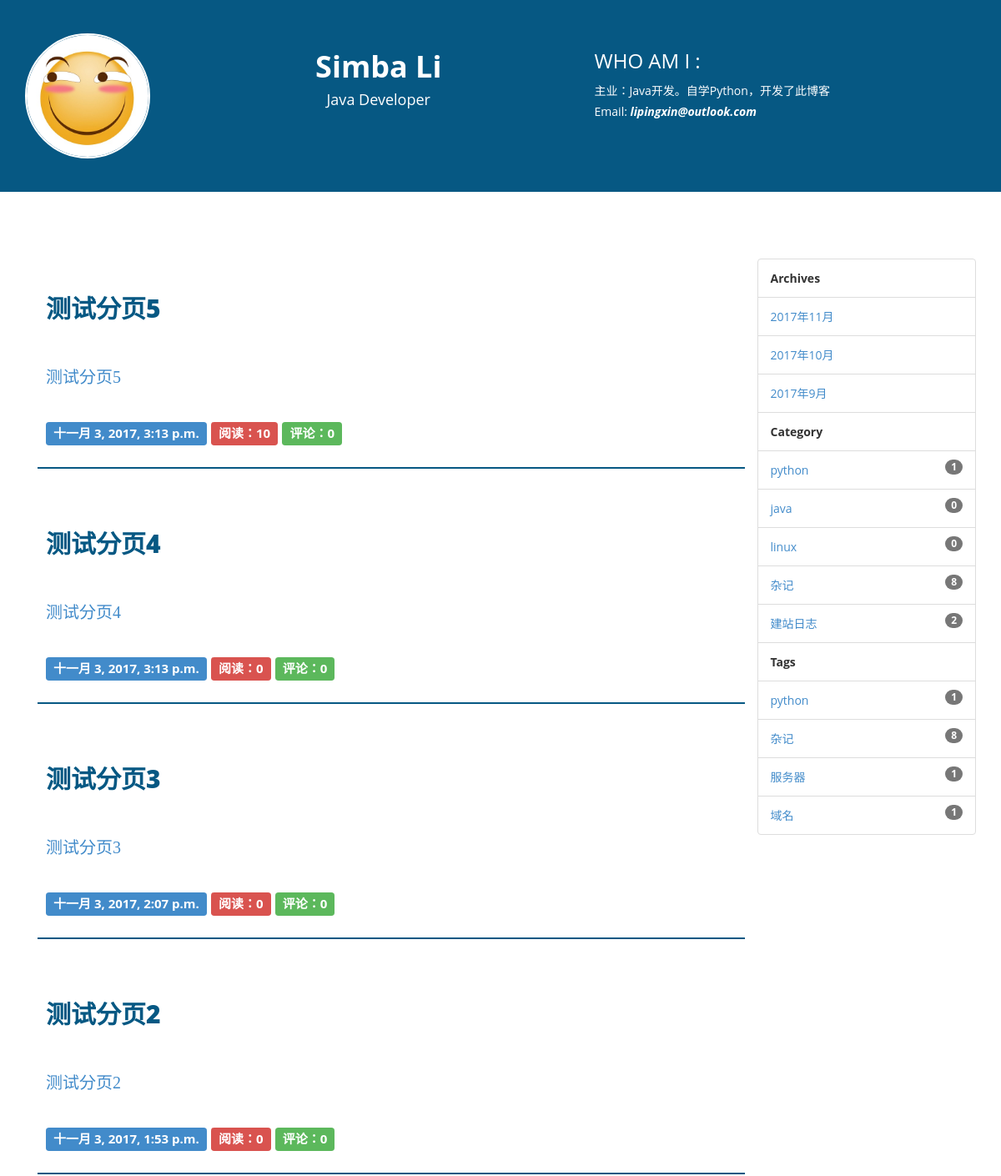
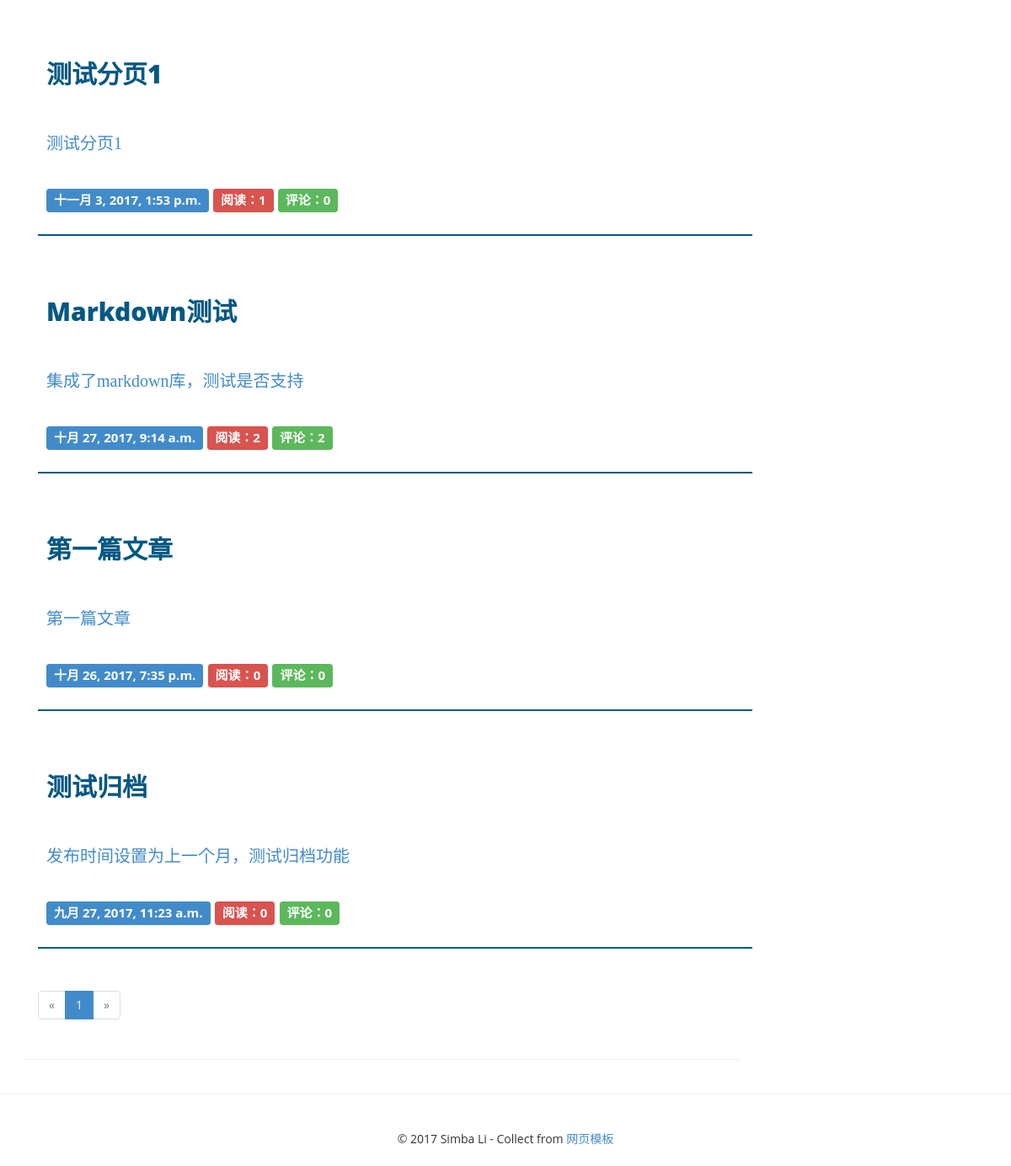
The app's page /category/4/ with its own data (2 pictures, top to bottom).
### blog/models.py (models this page shows, shortened)
class Post(models.Model):
    title = models.CharField(max_length=70)
    body = models.TextField()
    create_time = models.DateTimeField(auto_now_add=True)
    modified_time = models.DateTimeField(auto_now=True)
    excerpt = models.CharField(max_length=200, blank=True)
    category = models.ForeignKey(Category)
    tags = models.ManyToManyField(Tag, blank=True)
    author = models.ForeignKey(User)
    is_delete = models.IntegerField(default=1)
    views = models.PositiveIntegerField(default=0)
    def get_absolute_url(self):
        return reverse('blog:detail', kwargs={'pk': self.pk})
    class Meta:
        ordering = ['-create_time']

class Category(models.Model):
    name = models.CharField(max_length=100)

class Tag(models.Model):
    name = models.CharField(max_length=50)

### blog/views.py (the view)
# urls.py: url(r'^category/(?P<pk>[0-9]+)/$', views.categories, name='category'),
def categories(request, pk):
    category = get_object_or_404(Category, pk=pk)
    posts = Post.objects.filter(category=category)
    return posts_paginator(posts, request)

### blog/templatetags/blog_tags.py (called while the page is built)
@register.simple_tag()
def archives():
    return Post.objects.dates('create_time', 'month', order='DESC')

@register.simple_tag()
def get_categories():
    return Category.objects.all()

@register.filter
def get_excerpt(excerpt, body):
    if not excerpt:
        md = markdown.Markdown(extensions=[
            'markdown.extensions.extra',
            'markdown.extensions.codehilite',
        ])
        auto_excerpt = strip_tags(md.convert(body))[:54]
        return auto_excerpt
    else:
        return excerpt

@register.simple_tag()
def get_tags():
    return Tag.objects.annotate(num_post=Count('post'))

### blog/views.py (called while the page is built)
def posts_paginator(all_posts, request):
    paginator = Paginator(all_posts, 10)
    page = request.GET.get('page')
    try:
        page = int(page) if page else 1
    except TypeError:
        page = 1
    try:
        posts = paginator.page(page)
    except PageNotAnInteger:
        posts = paginator.page(1)
    except EmptyPage:  # 如果页码太大，没有相应的记录
        posts = paginator.page(paginator.num_pages)  # 取最后一页的记录
    page_data = get_page_data(paginator.num_pages, page)
    return render(request, 'blog/index.html', context={'posts': posts, 'page': page_data})

### templates/blog/index.html (shortened to what this page needs)
{% extends 'layout.html' %}
{% block main %}
{% load blog_tags %}
<section>
    <div class="container">
        <div class="row">
            <div class="col-md-9">
                {% for post in posts.object_list %}
                <div class="blog-main">
                    <a href="{{ post.get_absolute_url }}">
                        <div class="heading-blog">
                            {{ post.title }}
                        </div>
                    </a>
                    <a href="{{ post.get_absolute_url }}">
                        <div class="blog-txt">
                            {{ post.excerpt | get_excerpt:post.body }}
                        </div>
                    </a>
                    <div class="blog-info">
                        <span class="label label-primary">{{ post.create_time }}</span>
                        <span class="label label-danger">阅读：{{ post.views }}</span>
                        <span class="label label-success">评论：{{ post.comments_set.count }}</span>
                    </div>
                </div>
                {% empty %}
                    <div>还没有发布的文章</div>
                {% endfor %}
                <nav>
                    <ul class="pagination">
                        <li {% if not page.pre_button %} class="disabled" {% endif %}>
                            <a {% if page.pre_button %} href="?page={{ page.pre_page_number }}" {% endif %}>
                                <span aria-hidden="true">&laquo;</span>
                            </a>
                        </li>
                        {% if page.left_page_numbers %}
                            {% for page_number in page.left_page_numbers %}
                                <li {% if page.current_page == page_number %} class="active" {% endif %}>
                                    <a href="?page={{ page_number }}">
                                        {{ page_number }}
                                    </a>
                                </li>
                            {% endfor %}
                        {% endif %}
                        <li {% if not page.next_button %} class="disabled" {% endif %}>
                            <a {% if page.next_button %} href="?page={{ page.next_page_number }}" {% endif %}>
                                <span aria-hidden="true">&raquo;</span>
                            </a>
                        </li>
                    </ul>
                </nav>
            </div>
        </div>
    </div>
</section>
<hr/>
{% endblock main %}

### templates/layout.html (shortened to what this page needs)
{% load staticfiles %}
{% load blog_tags %}
<!DOCTYPE html>
<html xmlns="http://www.w3.org/1999/xhtml">
<head>
    <link href="{% static 'blog/css/bootstrap.css' %}" rel="stylesheet"/>
    <link href="{% static 'blog/css/font-awesome.css' %}" rel="stylesheet"/>
    <link href="{% static 'blog/css/style.css' %}" rel="stylesheet"/>
    <link href="{% static 'blog/css/highlights/github.css' %}" rel="stylesheet">
</head>
<body>
<section class="header-section">
    <div class="container">
        <div class="row">
            <div class="col-md-2">
                <a href="{% url 'blog:index' %}">
                    <img src="{% static 'blog/img/headimage.jpg' %}" class="img-circle img-responsive"/>
                </a>
            </div>
            <div class="col-md-5 text-center">
                <h1><strong>Simba Li </strong></h1>
                <h4>Java Developer</h4>
            </div>
            <div class="col-md-5">
                <h3>WHO AM I :</h3>
                主业：Java开发。自学Python，开发了此博客
                <br />
                Email: <i><strong>lipingxin@outlook.com</strong></i>
            </div>
        </div>
    </div>
</section>
<section>
    <div class="container">
        <div class="row">
            <div class="col-md-2 spon-txt"></div>
        </div>
    </div>
</section>
<section>
    <div class="container">
        <div class="row">
            <div class="col-md-9">
            {% block main %}
            {% endblock main %}
            </div>
            <div class="col-md-3">
                <ul class="list-group">
                    <li class="list-group-item">
                        <strong>Archives</strong>
                    </li>
                    {% archives as date_list %}
                    {% for date in date_list %}
                        <li class="list-group-item">
                            <a href="{% url 'blog:archive' date.year date.month %}">
                                {{ date.year }}年{{ date.month }}月
                            </a>
                        </li>
                        {% empty %}
                        <li class="list-group-item">
                            <span class="badge">104</span>暂无归档
                        </li>
                    {% endfor %}
                    <li class="list-group-item">
                        <strong>Category</strong>
                    </li>
                    {% get_categories as categories %}
                    {% for category in categories %}
                        <li class="list-group-item">
                            <span class="badge">{{ category.post_set.count }}</span>
                            <a href="{% url 'blog:category' category.pk %}">
                                {{ category.name }}
                            </a>
                        </li>
                    {% endfor %}
                    <li class="list-group-item">
                        <strong>Tags</strong>
                    </li>
                    {% get_tags as tags %}
                    {% for tag in tags %}
                        <li class="list-group-item">
                            <span class="badge">{{ tag.num_post }}</span>
                            <a href="{% url 'blog:tag' tag.pk %}">
                                {{ tag.name }}
                            </a>
                        </li>
                    {% endfor %}
                </ul>
                <br/>
            </div>
        </div>
    </div>
</section>
<hr/>
<div class="container">
    <div class="row">
        <div class="col-md-12 text-center set-foot">
            &copy 2017 Simba Li - Collect from <a
                href="http://www.cssmoban.com/" title="网页模板" target="_blank">网页模板</a>
        </div>
    </div>
</div>
</body>
</html>

### blog/static/blog/css/style.css (style rules this page uses)
﻿ html, body { padding-top:0px; margin:0px; }
body { font-family: 'Open Sans', sans-serif; line-height:25px; font-size:14px; }
.header-section { background-color:#065883; color:#fff; padding:40px 5px; }
.header-section img { max-width:150px; border:2px solid #fff; }
.spon-txt { padding:40px 5px; font-size:25px; font-weight:800; }
.blog-main { padding:10px 5px; border-bottom:2px solid #065883; margin-bottom:30px; }
.heading-blog { font-size:30px; color:#065883; font-weight:800; padding:30px 5px; line-height:40px; }
.blog-info { padding:20px 5px; font-size:20px; font-weight:normal; }
.blog-txt { padding:20px 5px; font-family:Andalus ; font-size:20px; font-weight:normal; }
.set-foot { padding:20px 5px; }

### records on screen
Post: title "测试分页5", excerpt|get_excerpt "测试分页5", create_time "十一月 3, 2017, 3:13 p.m.", views "10", comments_set.count "0"
Post: title "测试分页4", excerpt|get_excerpt "测试分页4", create_time "十一月 3, 2017, 3:13 p.m.", views "0", comments_set.count "0"
Post: title "测试分页3", excerpt|get_excerpt "测试分页3", create_time "十一月 3, 2017, 2:07 p.m.", views "0", comments_set.count "0"
Post: title "测试分页2", excerpt|get_excerpt "测试分页2", create_time "十一月 3, 2017, 1:53 p.m.", views "0", comments_set.count "0"
Post: title "测试分页1", excerpt|get_excerpt "测试分页1", create_time "十一月 3, 2017, 1:53 p.m.", views "1", comments_set.count "0"
Post: title "Markdown测试", excerpt|get_excerpt "集成了markdown库，测试是否支持", create_time "十月 27, 2017, 9:14 a.m.", views "2", comments_set.count "2"
Post: title "第一篇文章", excerpt|get_excerpt "第一篇文章", create_time "十月 26, 2017, 7:35 p.m.", views "0", comments_set.count "0"
Post: title "测试归档", excerpt|get_excerpt "发布时间设置为上一个月，测试归档功能", create_time "九月 27, 2017, 11:23 a.m.", views "0", comments_set.count "0"
Category: post_set.count "1", name "python"
Category: post_set.count "0", name "java"
Category: post_set.count "0", name "linux"
Category: post_set.count "8", name "杂记"
Category: post_set.count "2", name "建站日志"
Tag: num_post "1", name "python"
Tag: num_post "8", name "杂记"
Tag: num_post "1", name "服务器"
Tag: num_post "1", name "域名"

### other values on screen
{{ page_number }} "1"
{{ date.year }} "2017" "2017" "2017"
{{ date.month }} "11" "10" "9"
